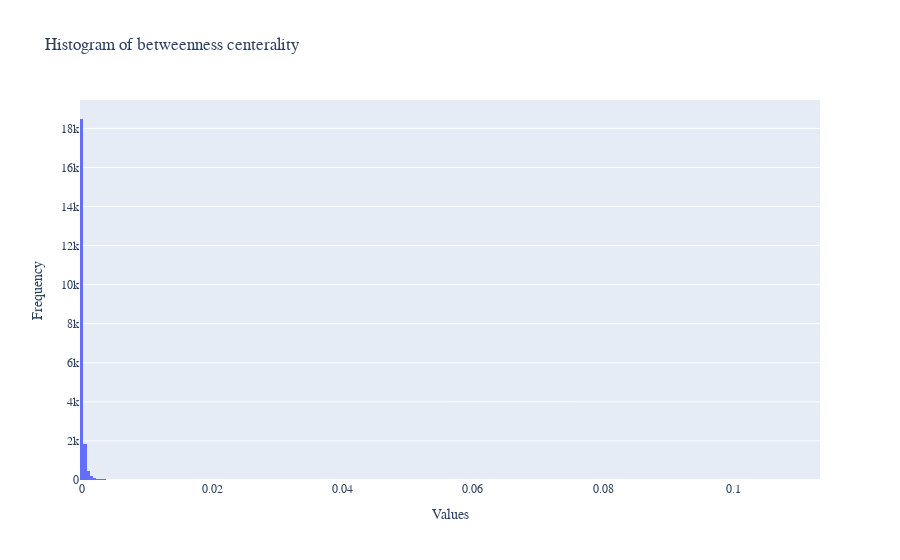

Here is the notebook cell this chart was saved with:
### Code cell
plot(result_df,'betweenness_centerality','Histogram of betweenness centerality')

### Figure 1 — Plotly figure (JSON) as saved in the notebook; plotly's stock layout.template omitted (floating-point values rounded to 4 significant figures; data arrays with more than 128 entries replaced by an {"elided": "..."} marker saying what was removed)
{"data": [{"nbinsx": 500, "type": "histogram", "x": {"elided": "22470 float values"}}], "layout": {"font": {"family": "Arial", "size": 12}, "title": {"text": "Histogram of betweenness centerality"}, "xaxis": {"title": {"text": "Values"}}, "yaxis": {"title": {"text": "Frequency"}}}}
